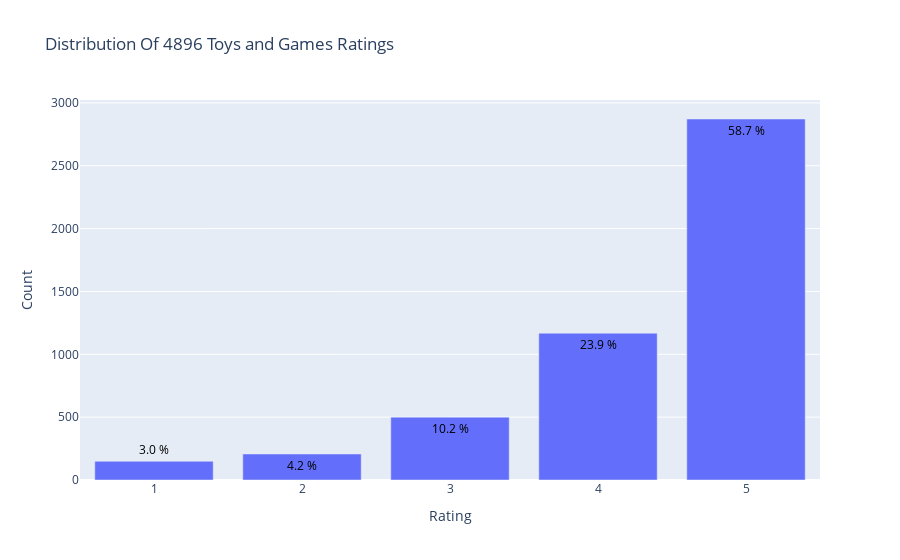

Notebook cell for this chart:
### Markdown cell above
### See the count of ratings per rating

### Code cell
from plotly.offline import init_notebook_mode, plot, iplot
import plotly.graph_objs as go
init_notebook_mode(connected=True)

# Count the number of times each rating appears in the dataset
data = df['overall'].value_counts().sort_index(ascending=False)

# Create the histogram
trace = go.Bar(x = data.index,
               text = ['{:.1f} %'.format(val) for val in (data.values / df.shape[0] * 100)],
               textposition = 'auto',
               textfont = dict(color = '#000000'),
               y = data.values,
               )
# Create layout
layout = dict(title = 'Distribution Of {} Toys and Games Ratings'.format(df.shape[0]),
              xaxis = dict(title = 'Rating'),
              yaxis = dict(title = 'Count'))
# Create plot
fig = go.Figure(data=[trace], layout=layout)
iplot(fig)

### Figure 1 — Plotly figure (JSON) as saved in the notebook; plotly's stock layout.template omitted (floating-point values rounded to 4 significant figures)
{"data": [{"text": ["58.7 %", "23.9 %", "10.2 %", "4.2 %", "3.0 %"], "textfont": {"color": "#000000"}, "textposition": "auto", "type": "bar", "x": [5, 4, 3, 2, 1], "y": [2872, 1168, 500, 207, 149]}], "layout": {"title": {"text": "Distribution Of 4896 Toys and Games Ratings"}, "xaxis": {"title": {"text": "Rating"}}, "yaxis": {"title": {"text": "Count"}}}}
